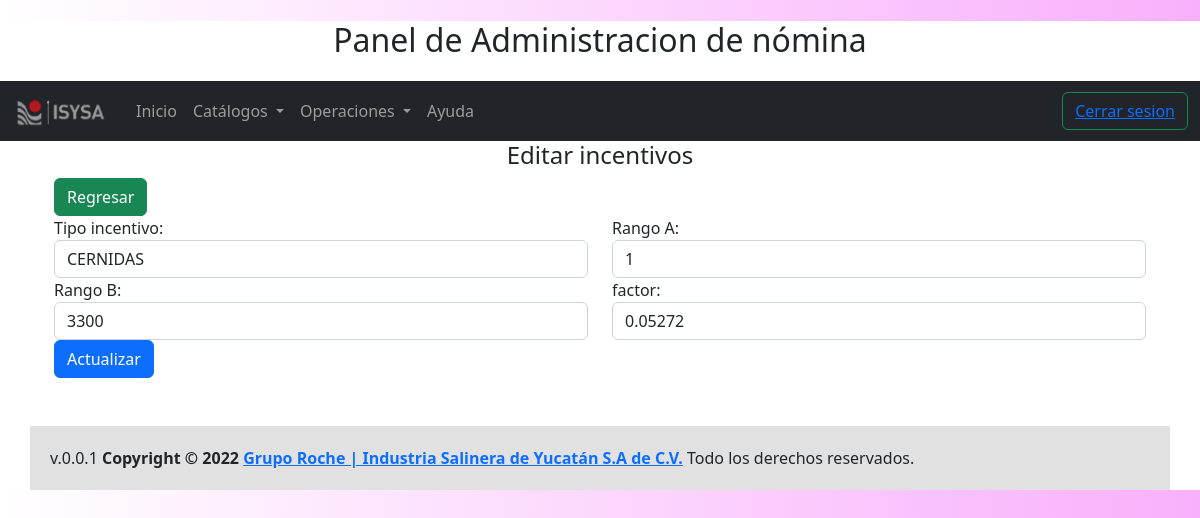
The page /admin-incentivo-A_pll_mc_e_css/actualizar?id=1 (signed in) on the database its author committed.
### tables this page shows
CREATE TABLE IF NOT EXISTS `a_pll_mc_e_css` (
  `id` int(11) NOT NULL AUTO_INCREMENT,
  `produc_incen_id` int(1) NOT NULL,
  `rangoA` int(11) DEFAULT NULL,
  `rangoB` int(11) DEFAULT NULL,
  `factor` decimal(8,5) DEFAULT NULL,
  PRIMARY KEY (`id`),
  KEY `produc_incen_id_idx` (`produc_incen_id`)
);

CREATE TABLE IF NOT EXISTS `produc_incen` (
  `id` int(1) NOT NULL AUTO_INCREMENT,
  `nombreP` char(10) NOT NULL,
  PRIMARY KEY (`id`)
);

### views/admin/incentivo/A_pll_mc_e_css/formulario.php (the view, shortened to what the rows shown need)
<div class="row">
    <div class="form-group col">
        <label  for="produc_incen_id">Tipo incentivo:</label>
        <select name="produc_incen_id" id="produc_incen_id" class="form-control">
            <?php foreach($produc_incen as $produc_incen) { ?>
                <option <?php echo $A_pll_mc_e_css->produc_incen_id === $produc_incen->id ? 'selected' : '' ?> value="<?php echo s($produc_incen->id); ?>"><?php echo s($produc_incen->nombreP) ; ?>
            <?php  } ?>
        </select>
    </div>
    <div class="form-group col">
         <label  for="rangoA">Rango A:</label>
         <input type="number" class="form-control" id='rangoA' name="rangoA" placeholder="" value="<?php echo $A_pll_mc_e_css->rangoA;?>"/>
    </div>
</div>
<div class="row">
    <div class="form-group col">
        <label  for="rangoB">Rango B:</label>
        <input type="number" class="form-control" id='rangoB' name="rangoB" placeholder="" value="<?php echo $A_pll_mc_e_css->rangoB;?>"/>
    </div>
    <div class="form-group col">
        <label  for="factor">factor:</label>
        <input type="number" step="any" class="form-control" id='factor' name="factor" placeholder="" value="<?php echo $A_pll_mc_e_css->factor;?>"/>
    </div>
</div>

### rows shown on the page
a_pll_mc_e_css: produc_incen_id "CERNIDAS", rangoA "1", rangoB "3300", factor "0.05272"
